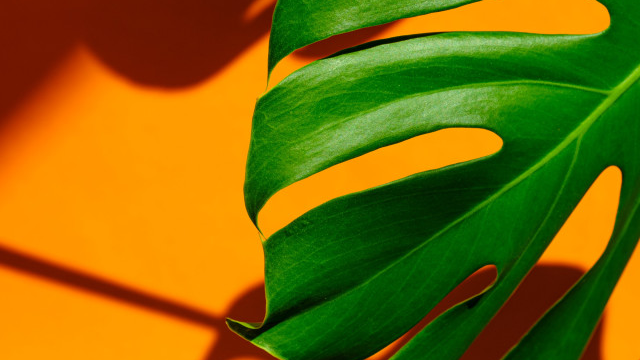
//> input picture OpenCV/OpenCV_Code/test.png, 640 x 360 px
$ ./main   (built with g++ and OpenCV 4)
//> lines starting //> are read from the running program, lines starting //| are printed output that depends on the picture
#include <iostream>
#include <opencv2/opencv.hpp>

int main()
{
	cv::Mat srcImg1, srcImg2, dstImg;
	srcImg1 = cv::imread("../test.png");
//> srcImg1 is the input picture: 360 rows x 640 cols, CV_8UC3; mean B, G, R 5.1, 106.4, 126.4
	if (!srcImg1.data)
	{
		std::cerr << "Error: cannot load source image 1!\n";
		return -1;
	}
	srcImg2 = cv::imread("../test2.png");
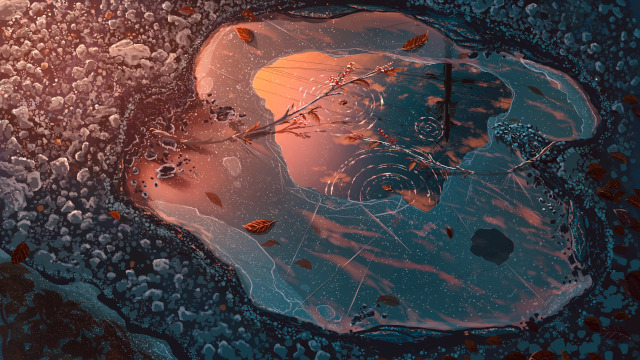
//> input picture OpenCV/OpenCV_Code/test2.png, 640 x 360 px
//> srcImg2 is the input picture: 360 rows x 640 cols, CV_8UC3; mean B, G, R 68.5, 65.4, 77
	if (!srcImg2.data)
	{
		std::cerr << "Error: cannot load source image 2!\n";
		return -1;
	}

	CV_Assert(srcImg1.size() == srcImg2.size());

	// addWeighted()线性混合相加
	cv::addWeighted(srcImg1, 0.5, srcImg2, 0.5, 0.0, dstImg);
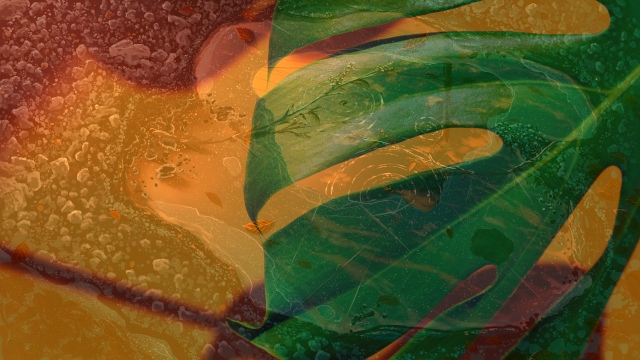
//> dstImg: 360 rows x 640 cols, CV_8UC3; mean B, G, R 36.8, 85.9, 101.7

	cv::namedWindow("dst image", CV_WINDOW_AUTOSIZE);
	cv::imshow("dst image", dstImg);

	// 直接add()
	cv::add(srcImg1, srcImg2, dstImg, cv::Mat());
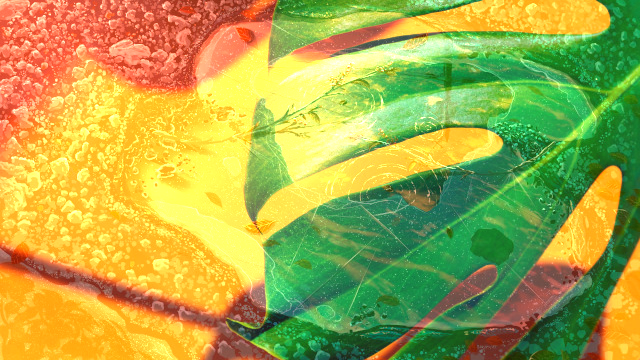
//> dstImg: 360 rows x 640 cols, CV_8UC3; mean B, G, R 73.6, 169.9, 170.2
	cv::namedWindow("directly add", CV_WINDOW_AUTOSIZE);
	cv::imshow("directly add", dstImg);

	// 相乘multiply()
	cv::multiply(srcImg1, srcImg2, dstImg, 0.02);
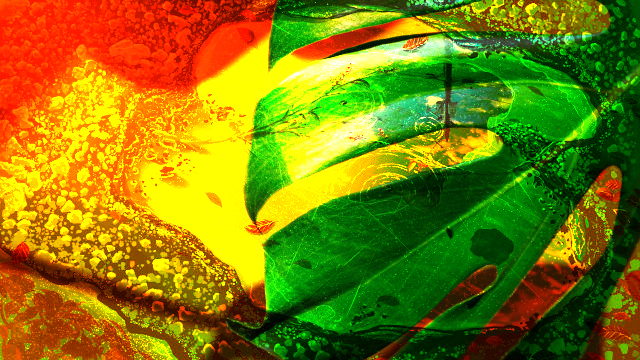
//> dstImg: 360 rows x 640 cols, CV_8UC3; mean B, G, R 7.2, 125.1, 127.9
	cv::namedWindow("multiply", CV_WINDOW_AUTOSIZE);
	cv::imshow("multiply", dstImg);

	cv::waitKey(0);
	return 0;
}
